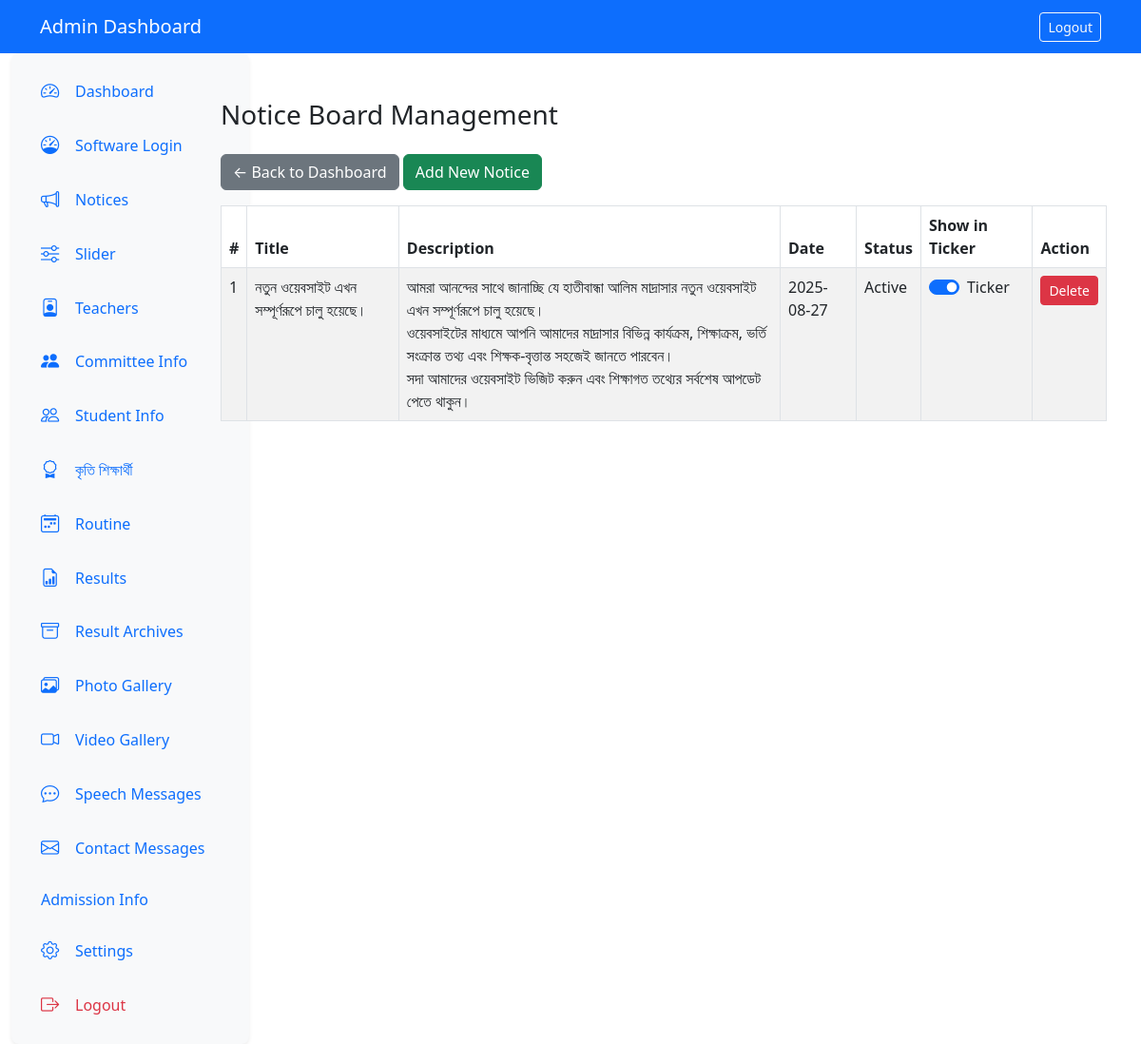
The page /admin/notices.php (signed in) on the database as committed earlier.
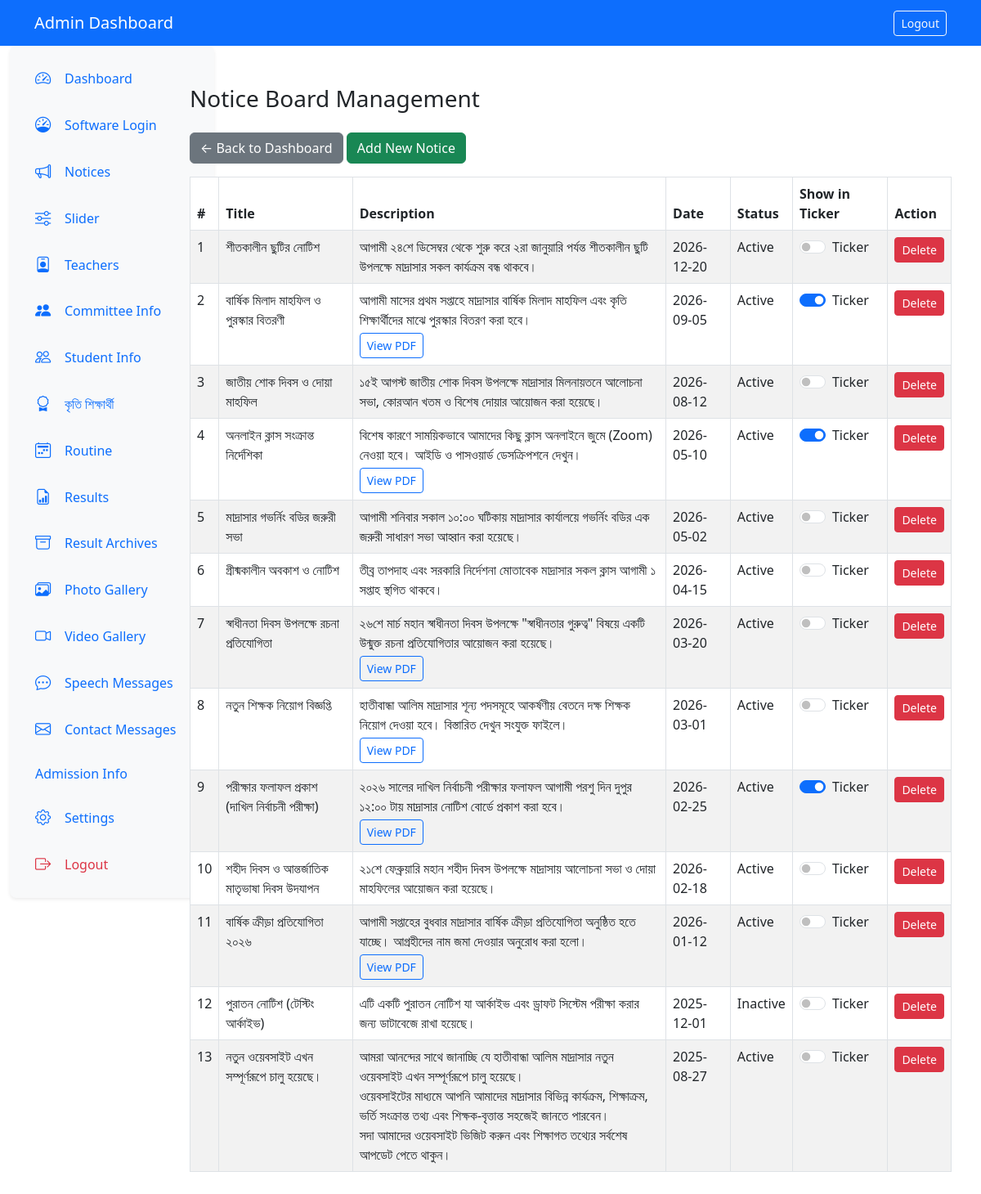
The same page on the database as committed later.
### tables this page shows
CREATE TABLE `notices` (
  `id` int(11) NOT NULL,
  `title` varchar(255) NOT NULL,
  `description` text DEFAULT NULL,
  `notice_date` date DEFAULT NULL,
  `status` tinyint(1) DEFAULT 1,
  `created_at` timestamp NOT NULL DEFAULT current_timestamp(),
  `show_in_ticker` tinyint(1) NOT NULL DEFAULT 1,
  `attachment` varchar(255) DEFAULT NULL
);

### admin/notices.php (the view, shortened to what this page needs)
<?php
require_once '../includes/db.php';
class Notice {
    private $conn;
    public function __construct($conn) {
        $this->conn = $conn;
    }
    public function getAll() {
        $sql = 'SELECT * FROM notices ORDER BY notice_date DESC, id DESC';
        return $this->conn->query($sql);
    }
}
$notice = new Notice($conn);
function make_links_clickable($text) {
    $pattern = '/(https?:\/\/[\w\-\.\/?&=;%#@!\+~:,]+)/i';
    return preg_replace($pattern, '<a href="$1" target="_blank" rel="noopener noreferrer">$1</a>', htmlspecialchars($text));
}
$notices = $notice->getAll();
?>
<!DOCTYPE html>
<html lang="en">
<head>
    <link href="https://cdn.jsdelivr.net/npm/bootstrap@5.3.0/dist/css/bootstrap.min.css" rel="stylesheet">
</head>
<body>
<nav class="navbar navbar-expand-lg navbar-dark bg-primary">
    <div class="container">
        <a class="navbar-brand" href="dashboard.php">Admin Dashboard</a>
        <div class="ms-auto">
            <a href="logout.php" class="btn btn-outline-light btn-sm">Logout</a>
        </div>
    </div>
</nav>
<div class="container-fluid">
  <div class="row gx-0">
    <div class="col-md-3 col-lg-2 p-0">
      <?php include '_sidebar.php'; ?>
    </div>
    <main class="col-md-9 col-lg-10 px-md-4 d-flex flex-column" style="min-height: 100vh;">
      <div class="my-5">
        <h3 class="mb-4">Notice Board Management</h3>
        <a href="dashboard.php" class="btn btn-secondary mb-3">&larr; Back to Dashboard</a>
        <button class="btn btn-success mb-3" data-bs-toggle="modal" data-bs-target="#addNoticeModal">Add New Notice</button>
        <table class="table table-bordered table-striped">
          <thead>
            <tr>
              <th>#</th>
              <th>Title</th>
              <th>Description</th>
              <th>Date</th>
              <th>Status</th>
              <th>Show in Ticker</th>
              <th>Action</th>
            </tr>
          </thead>
          <tbody>
            <?php if ($notices && $notices->num_rows > 0): $i=1; while($row = $notices->fetch_assoc()): ?>
            <tr>
              <td><?php echo $i++; ?></td>
              <td><?php echo htmlspecialchars($row['title']); ?></td>
              <td>
                <?php echo nl2br(make_links_clickable($row['description'])); ?>
                <?php if (!empty($row['attachment'])): ?>
                  <br>
                  <?php
                    $ext = strtolower(pathinfo($row['attachment'], PATHINFO_EXTENSION));
                    $fileUrl = '../assets/notices/' . $row['attachment'];
                  ?>
                  <?php if (in_array($ext, ['jpg', 'jpeg', 'png', 'gif'])): ?>
                    <img src="<?php echo $fileUrl; ?>" alt="Attachment" style="max-width:100px;max-height:100px;display:block;margin-top:5px;">
                  <?php elseif ($ext === 'pdf'): ?>
                    <a href="<?php echo $fileUrl; ?>" target="_blank" class="btn btn-sm btn-outline-primary mt-1">View PDF</a>
                  <?php else: ?>
                    <a href="<?php echo $fileUrl; ?>" target="_blank" class="btn btn-sm btn-outline-secondary mt-1">Download Attachment</a>
                  <?php endif; ?>
                <?php endif; ?>
              </td>
              <td><?php echo htmlspecialchars($row['notice_date']); ?></td>
              <td><?php echo $row['status'] ? 'Active' : 'Inactive'; ?></td>
              <td>
                <div class="form-check form-switch">
                  <input class="form-check-input ticker-toggle" type="checkbox" data-id="<?php echo $row['id']; ?>" <?php echo ($row['show_in_ticker'] ? 'checked' : ''); ?>>
                  <label class="form-check-label">Ticker</label>
                </div>
              </td>
              <td>
                <a href="?delete=<?php echo $row['id']; ?>" class="btn btn-danger btn-sm" onclick="return confirm('Delete this notice?');">Delete</a>
              </td>
            </tr>
            <?php endwhile; else: ?>
            <tr><td colspan="7" class="text-center">No notices found.</td></tr>
            <?php endif; ?>
          </tbody>
        </table>
      </div>
    </main>
  </div>
</div>
</body>
</html>

Rows that differ between the two databases and show on the page:
added notices: title "শীতকালীন ছুটির নোটিশ", description "আগামী ২৪শে ডিসেম্বর থেকে শুরু করে ২রা জানুয়ারি পর্যন্ত শীতকালীন ছুটি উপলক্ষে মাদ্রাসার সকল কার্যক্রম বন্ধ থাকবে।", notice_date "2026-12-20", status "Active"
added notices: title "বার্ষিক মিলাদ মাহফিল ও পুরস্কার বিতরণী", description "আগামী মাসের প্রথম সপ্তাহে মাদ্রাসার বার্ষিক মিলাদ মাহফিল এবং কৃতি শিক্ষার্থীদের মাঝে পুরস্কার বিতরণ করা হবে।", notice_date "2026-09-05", status "Active", show_in_ticker "☑"
added notices: title "জাতীয় শোক দিবস ও দোয়া মাহফিল", description "১৫ই আগস্ট জাতীয় শোক দিবস উপলক্ষে মাদ্রাসার মিলনায়তনে আলোচনা সভা, কোরআন খতম ও বিশেষ দোয়ার আয়োজন করা হয়েছে।", notice_date "2026-08-12", status "Active"
added notices: title "অনলাইন ক্লাস সংক্রান্ত নির্দেশিকা", description "বিশেষ কারণে সাময়িকভাবে আমাদের কিছু ক্লাস অনলাইনে জুমে (Zoom) নেওয়া হবে। আইডি ও পাসওয়ার্ড ডেসক্রিপশনে দেখুন।", notice_date "2026-05-10", status "Active", show_in_ticker "☑"
added notices: title "মাদ্রাসার গভর্নিং বডির জরুরী সভা", description "আগামী শনিবার সকাল ১০:০০ ঘটিকায় মাদ্রাসার কার্যালয়ে গভর্নিং বডির এক জরুরী সাধারণ সভা আহ্বান করা হয়েছে।", notice_date "2026-05-02", status "Active"
added notices: title "গ্রীষ্মকালীন অবকাশ ও নোটিশ", description "তীব্র তাপদাহ এবং সরকারি নির্দেশনা মোতাবেক মাদ্রাসার সকল ক্লাস আগামী ১ সপ্তাহ স্থগিত থাকবে।", notice_date "2026-04-15", status "Active"
added notices: title "স্বাধীনতা দিবস উপলক্ষে রচনা প্রতিযোগিতা", description "২৬শে মার্চ মহান স্বাধীনতা দিবস উপলক্ষে \"স্বাধীনতার গুরুত্ব\" বিষয়ে একটি উন্মুক্ত রচনা প্রতিযোগিতার আয়োজন করা হয়েছে।", notice_date "2026-03-20", status "Active"
added notices: title "নতুন শিক্ষক নিয়োগ বিজ্ঞপ্তি", description "হাতীবান্ধা আলিম মাদ্রাসার শূন্য পদসমূহে আকর্ষণীয় বেতনে দক্ষ শিক্ষক নিয়োগ দেওয়া হবে। বিস্তারিত দেখুন সংযুক্ত ফাইলে।", notice_date "2026-03-01", status "Active"
added notices: title "পরীক্ষার ফলাফল প্রকাশ (দাখিল নির্বাচনী পরীক্ষা)", description "২০২৬ সালের দাখিল নির্বাচনী পরীক্ষার ফলাফল আগামী পরশু দিন দুপুর ১২:০০ টায় মাদ্রাসার নোটিশ বোর্ডে প্রকাশ করা হবে।", notice_date "2026-02-25", status "Active", show_in_ticker "☑"
added notices: title "শহীদ দিবস ও আন্তর্জাতিক মাতৃভাষা দিবস উদযাপন", description "২১শে ফেব্রুয়ারি মহান শহীদ দিবস উপলক্ষে মাদ্রাসায় আলোচনা সভা ও দোয়া মাহফিলের আয়োজন করা হয়েছে।", notice_date "2026-02-18", status "Active"
added notices: title "বার্ষিক ক্রীড়া প্রতিযোগিতা ২০২৬", description "আগামী সপ্তাহের বুধবার মাদ্রাসার বার্ষিক ক্রীড়া প্রতিযোগিতা অনুষ্ঠিত হতে যাচ্ছে। আগ্রহীদের নাম জমা দেওয়ার অনুরোধ করা হলো।", notice_date "2026-01-12", status "Active"
added notices: title "পুরাতন নোটিশ (টেস্টিং আর্কাইভ)", description "এটি একটি পুরাতন নোটিশ যা আর্কাইভ এবং ড্রাফট সিস্টেম পরীক্ষা করার জন্য ডাটাবেজে রাখা হয়েছে।", notice_date "2025-12-01", status "Inactive"
changed notices "নতুন ওয়েবসাইট এখন সম্পূর্ণরূপে চালু হয়েছে।": show_in_ticker "☑" → "☐"
